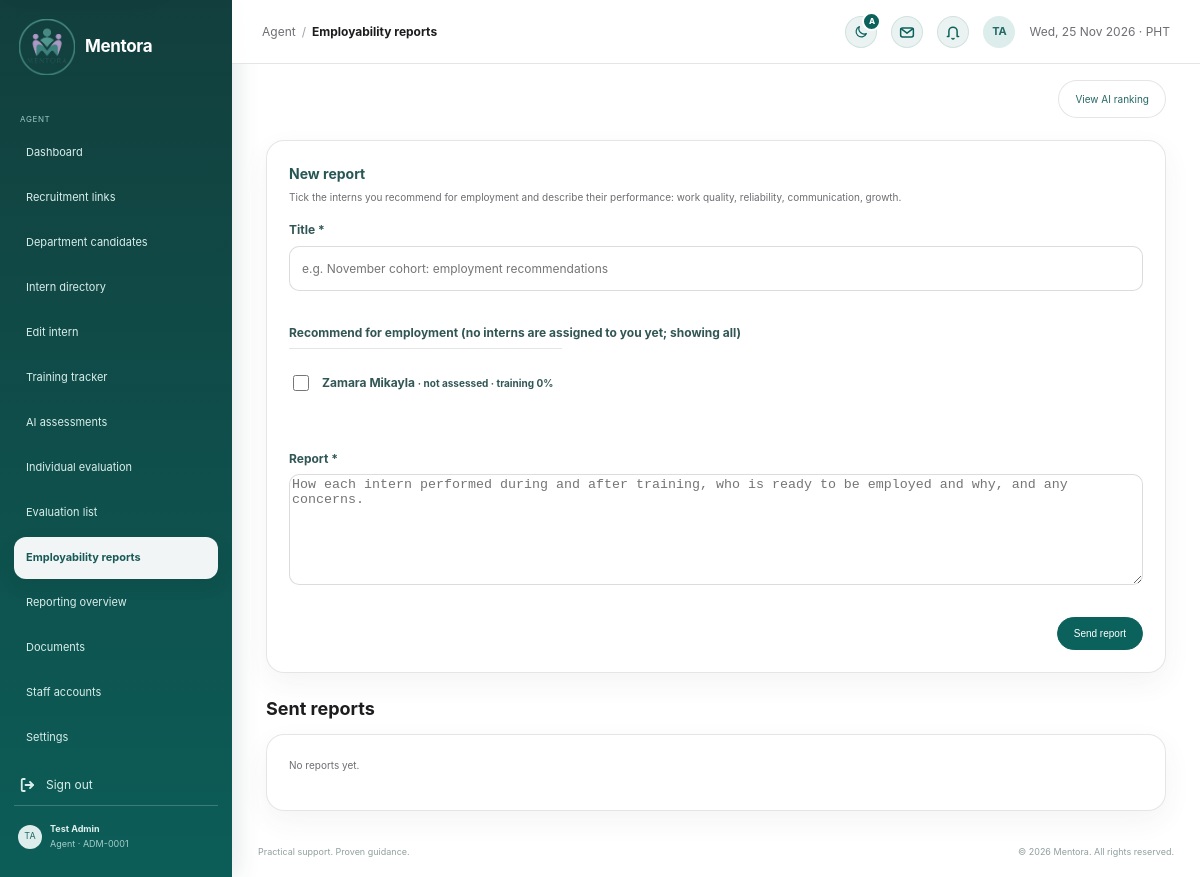
The app's page /agent/agent_reports.php (signed in) with its own data.
### tables this page shows
CREATE TABLE `users` (
  `id` int(10) UNSIGNED NOT NULL,
  `user_code` varchar(20) DEFAULT NULL,
  `first_name` varchar(80) NOT NULL,
  `last_name` varchar(80) NOT NULL,
  `email` varchar(190) NOT NULL,
  `email_verified_at` datetime DEFAULT NULL,
  `username` varchar(40) DEFAULT NULL,
  `pathway` enum('employee_va','internship') NOT NULL,
  `pathway_chosen_at` datetime DEFAULT current_timestamp(),
  `password_hash` varchar(255) NOT NULL,
  `role` enum('applicant','agent','admin') NOT NULL DEFAULT 'applicant',
  `status` enum('pending','approved','active','rejected','disabled') NOT NULL DEFAULT 'active',
  `presence` enum('active','busy','offline') NOT NULL DEFAULT 'active',
  `last_seen_at` datetime DEFAULT NULL,
  `department_id` int(10) UNSIGNED DEFAULT NULL,
  `agent_id` int(10) UNSIGNED DEFAULT NULL,
  `referred_by` int(10) UNSIGNED DEFAULT NULL,
  `avatar_path` varchar(190) DEFAULT NULL,
  `created_at` timestamp NOT NULL DEFAULT current_timestamp(),
  `updated_at` timestamp NOT NULL DEFAULT current_timestamp() ON UPDATE current_timestamp()
);

### includes/workflow.php (called while the page is built, shortened)
<?php
require_once __DIR__ . '/../config/db.php';
require_once __DIR__ . '/auth_check.php';
function mentora_h(mixed $value): string
{
    return htmlspecialchars((string) $value, ENT_QUOTES | ENT_SUBSTITUTE, 'UTF-8');
}
function mentora_pathway_folder(string $pathway): string
{
    return in_array($pathway, ['internship', 'intern'], true) ? 'intern' : 'employee';
}
function mentora_training_modules(string $pathway): array
{
    return mentora_pathway_folder($pathway) === 'intern'
        ? [
            'welcome' => ['Welcome to Mentora PH', 1],
            'remote_work' => ['Remote Work Essentials', 1],
            'account_optimization' => ['Optimizing Your Accounts', 1],
            'workspace_files' => ['Google Workspace & File Standards', 1],
            'client_basics' => ['Client Communication Basics', 1],
            'data_privacy' => ['Data Privacy Essentials', 1],
            'support_simulation' => ['Client Support Simulation', 1],
        ]
        : [
            'policies' => ['Welcome & Company Policies', 1],
            'account_optimization' => ['Optimizing Your Accounts', 1],
            'va_workflow' => ['Executive VA Workflow', 1],
            'client_standards' => ['Client Communication Standards', 1],
            'security' => ['Information Security & Privacy', 1],
            'handoff' => ['Operations Handoff Simulation', 1],
        ];
}
function mentora_workspace_people(PDO $pdo, string $pathway = 'internship', ?int $agentId = null): array
{
    $where = ["u.role = 'applicant'", "u.status = 'active'"];
    $params = [];
    if ($pathway !== 'all') {
        $where[] = 'u.pathway = ?';
        $params[] = $pathway;
    }
    if ($agentId !== null) {
        $where[] = 'u.agent_id = ?';
        $params[] = $agentId;
    }
    $query = $pdo->prepare(
        "SELECT u.id, u.user_code, u.first_name, u.last_name, u.email, u.pathway, u.created_at, u.department_id, u.agent_id,
                d.name AS department_name, CONCAT(ag.first_name, ' ', ag.last_name) AS agent_name,
                COALESCE(t.modules_completed, 0) AS completed, t.modules_total, COALESCE(t.hours_logged, 0) AS hours_logged,
                COALESCE(t.status, 'not_started') AS training_status, t.notes,
                a.required_hours, a.school, a.course,
                (SELECT COUNT(*) FROM work_reports r WHERE r.user_id = u.id AND r.status = 'submitted') AS reports_waiting,
                ((COALESCE(s.upwork_url, '') <> '') + (COALESCE(s.linkedin_url, '') <> '') + (COALESCE(s.quora_url, '') <> '') + (COALESCE(s.reddit_url, '') <> '') + (COALESCE(s.instagram_url, '') <> '') + (COALESCE(s.threads_url, '') <> '') + (COALESCE(s.substack_url, '') <> '')) AS social_added
         FROM users u
         LEFT JOIN departments d ON d.id = u.department_id
         LEFT JOIN users ag ON ag.id = u.agent_id
         LEFT JOIN training_records t ON t.user_id = u.id
         LEFT JOIN social_profiles s ON s.user_id = u.id
         LEFT JOIN applications a ON a.id = (SELECT MAX(id) FROM applications WHERE user_id = u.id)
         WHERE " . implode(' AND ', $where) . '
         ORDER BY u.first_name, u.last_name'
    );
    $query->execute($params);
    $people = $query->fetchAll();
    foreach ($people as &$person) {
        $person['total'] = count(mentora_training_modules($person['pathway']));
        $person['percent'] = (int) round(min($person['completed'], $person['total']) / $person['total'] * 100);
    }
    return $people;
}
    ?>

### ai/intern_assessment.php (called while the page is built, shortened)
<?php
require_once __DIR__ . '/../includes/workflow.php';
function mentora_intern_rankings(PDO $pdo, ?int $agentId = null): array
{
    $interns = mentora_workspace_people($pdo, 'internship', $agentId);
    $latest = $pdo->query(
        'SELECT a.user_id, a.score, a.tier, a.ready, a.summary, a.metrics, a.engine, a.created_at AS assessed_at
         FROM ai_assessments a JOIN (SELECT user_id, MAX(id) id FROM ai_assessments GROUP BY user_id) l ON l.id = a.id'
    )->fetchAll(PDO::FETCH_UNIQUE);
    foreach ($interns as &$intern) {
        $assessment = $latest[$intern['id']] ?? null;
    }
    usort($interns, static fn(array $a, array $b): int => [$b['ai'] !== null, $b['ai']['score'] ?? 0, $b['percent']] <=> [$a['ai'] !== null, $a['ai']['score'] ?? 0, $a['percent']]);
    return $interns;
}

### agent/agent_reports.php (the view, shortened to what this page needs)
<?php
$pageTitle = 'Employability reports';
$activePage = 'agent_reports.php';
require __DIR__ . '/../includes/agent_layout.php';
$me = $_SESSION['user'];
$draft = $_SESSION['agent_report_draft'] ?? ['title' => '', 'body' => '', 'recommended' => []];
$mine = mentora_intern_rankings($pdo, (int) $me['id']);
$interns = $mine ?: mentora_intern_rankings($pdo);
$reports = $pdo->prepare(
    "SELECT r.*, CONCAT(v.first_name, ' ', v.last_name) AS reviewer_name, CONCAT(a.first_name, ' ', a.last_name) AS agent_name
     FROM agent_reports r LEFT JOIN users v ON v.id = r.reviewed_by LEFT JOIN users a ON a.id = r.agent_id
     WHERE r.agent_id = ? OR ? = 1 ORDER BY r.created_at DESC"
);
$reports->execute([$me['id'], $me['role'] === 'admin' ? 1 : 0]);
$reports = $reports->fetchAll();
?>
<div class="admin-heading">
    <div class="admin-actions"><a class="admin-btn" href="intern_assessments.php">View AI ranking</a></div>
</div>
<section class="admin-panel" id="new">
    <h2>New report</h2>
    <p class="panel-subtitle">Tick the interns you recommend for employment and describe their performance: work quality, reliability, communication, growth.</p>
    <form method="post">
        <div class="form-grid">
            <div class="field full"><label for="title">Title *</label><input id="title" name="title" required maxlength="190" placeholder="e.g. November cohort: employment recommendations" value="<?= mentora_h($draft['title']) ?>"></div>
            <div class="field full">
                <label>Recommend for employment<?= $mine ? '' : ' (no interns are assigned to you yet; showing all)' ?></label>
                <div class="recommend-list">
                    <?php foreach ($interns as $intern): $ai = $intern['ai']; ?>
                        <label class="check-row">
                            <input type="checkbox" name="recommended[]" value="<?= (int) $intern['id'] ?>"<?= in_array((int) $intern['id'], $draft['recommended'], true) ? ' checked' : '' ?>>
                            <span><?= mentora_h($intern['name']) ?>
                                <small>· <?= $ai ? mentora_h($ai['tier']) . ' ' . (int) $ai['score'] . '/100' . ((int) $ai['ready'] === 1 ? ' · ready' : '') : 'not assessed · training ' . $intern['percent'] . '%' ?></small></span>
                        </label>
                    <?php endforeach; ?>
                </div>
            </div>
            <div class="field full"><label for="body">Report *</label><textarea id="body" name="body" rows="7" required minlength="40" maxlength="10000" placeholder="How each intern performed during and after training, who is ready to be employed and why, and any concerns."><?= mentora_h($draft['body']) ?></textarea></div>
        </div>
        <div class="form-actions"><button class="admin-btn primary" type="submit" data-confirm-title="Send this report to HR?" data-confirm="The AI summarizes it and HR is notified.">Send report</button></div>
    </form>
</section>
<h2 class="report-section-title">Sent reports</h2>
<?php if (!$reports): ?><section class="admin-panel"><p class="panel-subtitle">No reports yet.</p></section><?php endif; ?>
<?php require __DIR__ . '/../includes/admin_footer.php'; ?>

### includes/agent_layout.php (shortened to what this page needs)
<?php
require_once __DIR__ . '/../config/db.php';
require_once __DIR__ . '/auth_check.php';
mentora_require_login(['agent', 'admin']);
if (!isset($e) || !is_callable($e)) {
    $e = static fn($value): string =>
    htmlspecialchars((string)$value, ENT_QUOTES | ENT_SUBSTITUTE, 'UTF-8');
}
$pageTitle  = $pageTitle ?? 'Agent | Mentora';
$activePage = $activePage ?? '';
$agentUser = (isset($_SESSION['user']) && is_array($_SESSION['user']))
    ? $_SESSION['user']
    : ['name' => 'Camille Flores'];
$agentName = trim((string)($agentUser['name'] ?? '')) ?: 'Camille Flores';
$agentCode = (string)($agentUser['user_code'] ?? '');
$agentDepartmentQuery = $pdo->prepare('SELECT d.name FROM users u JOIN departments d ON d.id = u.department_id WHERE u.id = ?');
$agentDepartmentQuery->execute([(int) ($agentUser['id'] ?? 0)]);
$agentDepartment = (string) ($agentDepartmentQuery->fetchColumn() ?: '');
$crumbTitle = trim(explode('|', $pageTitle)[0]);
$initials = '';
foreach (
    array_slice(preg_split('/\s+/', $agentName) ?: [], 0, 2)
    as $part
) {
    $initials .= mb_strtoupper(mb_substr($part, 0, 1));
}
$initials = $initials !== '' ? $initials : 'CF';
$avatarUrl = mentora_avatar_url($agentUser['avatar_path'] ?? null, '../');
$now = new DateTimeImmutable(
    'now',
    new DateTimeZone('Asia/Manila')
);
$agentNav = [
    'dashboard.php'             => 'Dashboard',
    'recruitment.php'           => 'Recruitment links',
    'candidates.php'            => 'Department candidates',
    'intern_directory.php'      => 'Intern directory',
    'edit_intern.php'           => 'Edit intern',
    'training_tracker.php'      => 'Training tracker',
    'intern_assessments.php'    => 'AI assessments',
    'individual_evaluation.php' => 'Individual evaluation',
    'evaluation_list.php'       => 'Evaluation list',
    'agent_reports.php'         => 'Employability reports',
    'reporting_overview.php'    => 'Reporting overview',
    'documents.php'             => 'Documents',
    'staff_accounts.php'        => 'Staff accounts',
    'settings.php'              => 'Settings',
];
?>
<!doctype html>
<html lang="en">
<head>
    <link
        rel="stylesheet"
        href="../assets/css/style.css?v=44">
    <link
        rel="stylesheet"
        href="../assets/css/admin.css?v=11">
    <link
        rel="stylesheet"
        href="../assets/css/settings.css?v=31">
    <link
        rel="stylesheet"
        href="../assets/css/theme.css?v=10">
    <link
        rel="stylesheet"
        href="../assets/css/dialog.css?v=2">
</head>
<body class="admin-body admin-workspace">
    <aside class="admin-sidebar">
        <a
            class="admin-brand"
            href="<?= $e(basename((string) ($_SERVER['SCRIPT_NAME'] ?? 'dashboard.php'))) ?>"
            aria-label="Mentora, <?= $e($crumbTitle) ?>"
            aria-current="page"><?php  ?>
            <img
                src="../assets/images/mentora-logo.png"
                alt="Mentora">
            <span>Mentora</span>
        </a>
        <nav
            class="admin-nav"
            id="workspace-nav"
            aria-label="Agent navigation">
            <small class="nav-label">
                AGENT
            </small>
            <?php foreach ($agentNav as $file => $label): ?>
                <a
                    class="<?= $activePage === $file ? 'active' : '' ?>"
                    href="<?= $e($file) ?>"
                    <?= $activePage === $file ? 'aria-current="page"' : '' ?>>
                    <?= $e($label) ?>
                </a>
            <?php endforeach; ?>
        </nav>
        <div class="sidebar-bottom">
            <a class="sidebar-signout" href="../auth/signout.php"><span>Sign out</span></a>
            <a
                class="profile-chip"
                href="settings.php"
                aria-label="Open profile settings">
                <?= mentora_avatar($avatarUrl, $initials) ?>
                <div>
                    <strong>
                        <?= $e($agentName) ?>
                    </strong>
                    <small>
                        Agent<?= $agentDepartment !== '' ? ' · ' . $e($agentDepartment) : '' ?><?= $agentCode !== '' ? ' · ' . $e($agentCode) : '' ?>
                    </small>
                </div>
            </a>
        </div>
    </aside>
    <div class="admin-main">
        <header class="admin-topbar">
            <nav
                class="crumbs"
                aria-label="Breadcrumb">
                <ol>
                    <li>
                        <a href="dashboard.php">
                            Agent
                        </a>
                    </li>
                    <li>
                        <span aria-current="page">
                            <?= $e($crumbTitle) ?>
                        </span>
                    </li>
                </ol>
            </nav>
            <span class="topbar-actions">
                <?php $themeToggleClass = 'header-icon-link'; require __DIR__ . '/theme_toggle.php'; ?>
                <?php require __DIR__ . '/message_panel.php'; ?>
                <?php require __DIR__ . '/notification_panel.php'; ?>
                <a
                    class="header-avatar-link<?= $avatarUrl ? ' has-photo' : '' ?>"
                    href="settings.php#profile"
                    aria-label="Profile"
                    title="Profile">
                    <?= $avatarUrl ? '<img class="avatar-img" src="' . $e($avatarUrl) . '" alt="">' : $e($initials) ?>
                </a>
                <span class="topbar-date">
                    <?= $e($now->format('D, d M Y')) ?> · PHT
                </span>
            </span>
        </header>
        <main
            class="admin-content"
            id="main-content"
            tabindex="-1">

### assets/css/settings.css (style rules this page uses)
body { --ui-radius-card: 18px; --ui-radius-control: 999px; --ui-radius-item: 12px; --settings-card-solid: #fff; }
.check-row { display: flex; align-items: center; gap: 10px; padding: 9px 0; border-top: 1px solid var(--workspace-line, rgba(60, 60, 67, 0.13)); font-size: 12px; cursor: pointer; }
.check-row input { width: 16px; height: 16px; accent-color: var(--mentora-teal); }
.form-actions { display: flex; flex-wrap: wrap; justify-content: flex-end; gap: 8px; margin-top: 16px; }
.sidebar-bottom > a.sidebar-signout { display: flex; align-items: center; gap: 10px; }
.sidebar-signout .signout-icon { flex-shrink: 0; }

### records on screen
users: user_code "ADM-0001"
users: name "Zamara Mikayla", percent "0"

### other values on screen
$e($label) "Dashboard"
$e($label) "Recruitment links"
$e($label) "Department candidates"
$e($label) "Intern directory"
$e($label) "Edit intern"
$e($label) "Training tracker"
$e($label) "AI assessments"
$e($label) "Individual evaluation"
$e($label) "Evaluation list"
$e($label) "Employability reports"
$e($label) "Reporting overview"
$e($label) "Documents"
$e($label) "Staff accounts"
$e($label) "Settings"
$h($initials) "TA"
